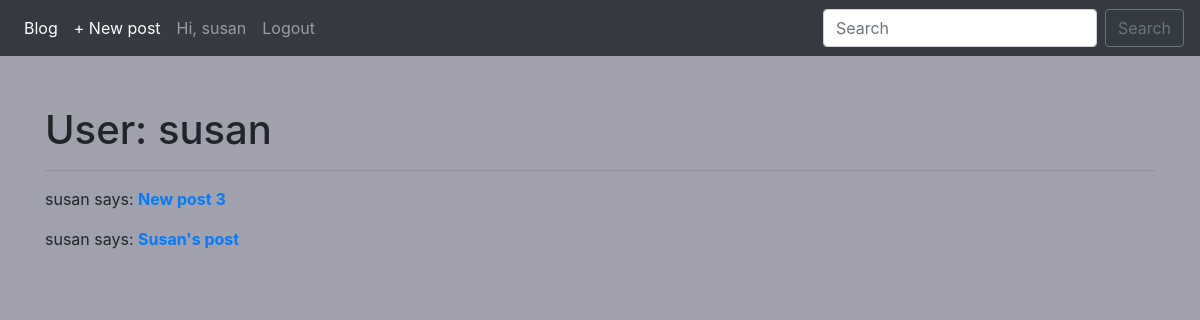
Page /user/susan (signed in) on the committed database.
### models.py (models this page shows, shortened)
class User(db.Model, UserMixin):
    id = db.Column(db.Integer(), primary_key=True)
    username = db.Column(db.String(100), unique=True)
    email = db.Column(db.String(100), unique=True)
    password = db.Column(db.String(255))
    active = db.Column(db.Boolean())
    posts = db.relationship('Post', backref='author', lazy='dynamic')
    roles = db.relationship('Role', secondary=roles_users, backref=db.backref('users', lazy='dynamic'))

class Post(db.Model):
    id = db.Column(db.Integer, primary_key=True)
    title = db.Column(db.String(140))
    slug = db.Column(db.String(140), unique=True)
    body = db.Column(db.Text)
    created = db.Column(db.DateTime, default=db.func.current_timestamp())
    user_id = db.Column(db.Integer, db.ForeignKey('user.id'))
    tags = db.relationship('Tag', secondary=post_tags, backref=db.backref('posts', lazy='dynamic'))

### views.py (the view)
@app.route('/user/<username>')
@login_required
def user(username):
    if username == 'admin':
        return render_template('user.html')
    user = User.query.filter_by(username=username).first_or_404()
    user_id = User.query.filter_by(id=user.id).first()
    if user_id == current_user:
        posts = Post.query.filter(Post.user_id == user.id).all()
        return render_template('user.html', user=user, posts=posts)
    return redirect(url_for('login'))

### templates/user.html (shortened to what this page needs)
{% extends 'base.html' %}
{% block content %}
    <h1>User: {{ user.username }}</h1>
    <hr>
    {% for post in posts %}
    <p>
        {{ post.author.username }} says: <b><a href="{{ url_for('posts.post_detail', slug=post.slug) }}">{{ post.title }}</a></b>
    </p>
    {% endfor %}
{% endblock %}

### templates/base.html (shortened to what this page needs)
<!DOCTYPE html>
<html lang="en">
<head>
    <link rel="stylesheet" href="https://stackpath.bootstrapcdn.com/bootstrap/4.3.1/css/bootstrap.min.css"
>
    <link rel="stylesheet" href="/static/css/styles.css?q=1280549780
">
</head>
<body style="background: #a0a1ad">
    <nav class="navbar navbar-expand-lg navbar-dark bg-dark">
      <div class="collapse navbar-collapse" id="navbarSupportedContent">
        <ul class="navbar-nav mr-auto">
          <li class="nav-item active">
            <a class="nav-link" href="{{ url_for('posts.index') }}">Blog <span class="sr-only">(current)</span></a>
            </li>
            <li class="nav-item active">
                <a class="nav-link" href="{{ url_for('posts.create_post') }}">+ New post</a>
            </li>
            {% if not (current_user.has_role('admin')) %}
             <li class="nav-item">
              {% if current_user.is_authenticated %}
                <a class="nav-link " href="{{ url_for('user', username=current_user.username) }}">Hi, {{ current_user.username }}</a>
              {% endif %}
            </li>
            {% endif %}
            <li>
                {% if current_user.is_anonymous %}
                <a class="nav-link" href="/login" tabindex="-1" aria-disabled="">Login</a>
                {% else %}
                <a class="nav-link" href="/logout" tabindex="-1" aria-disabled="">Logout</a>
                {% endif %}
            </li>
        </ul>
        <form class="form-inline my-2 my-lg-0" method="get">
          <input class="form-control mr-sm-2" type="search" placeholder="Search" aria-label="Search"
                 name="q" value="{{ request.args.get('q', '') }}">
          <button class="btn btn-outline-secondary my-2 my-sm-0" type="submit">Search</button>
        </form>
      </div>
    </nav>
    <div class="container">
        <div class="content-wrap">
            {% block content %}
            {% endblock %}
        </div>
    </div>
</body>
</html>

### static/css/styles.css (style rules this page uses)
.container { height: 91vh; }
.content-wrap { padding-top: 50px; }

### rows in the picture
User: username "susan"
Post: author.username "susan", title "New post 3"
Post: author.username "susan", title "Susan's post"
